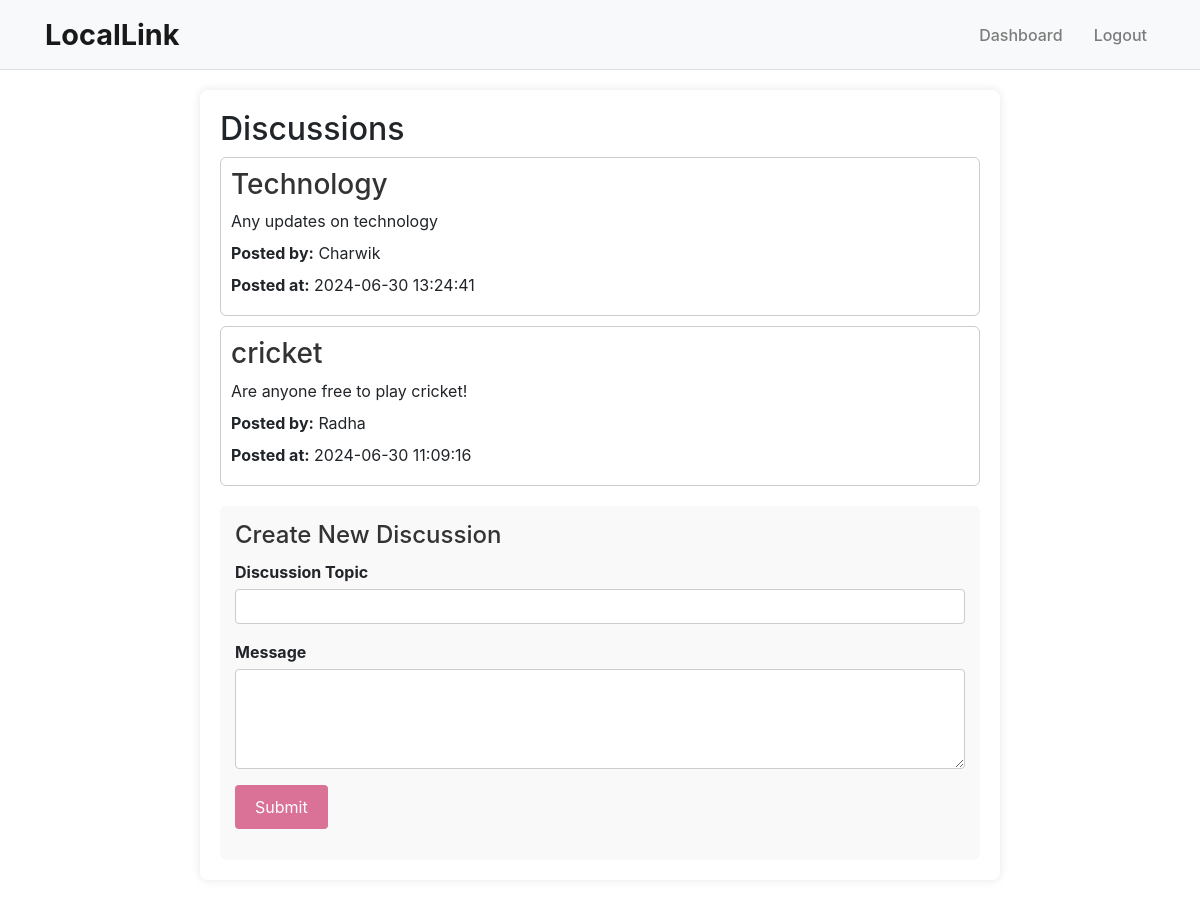
The app's page /discussions/discussions.php (signed in) with its own data.
### tables this page shows
CREATE TABLE `discussions` (
  `discussion_id` int(11) NOT NULL,
  `discussion_topic` varchar(255) NOT NULL,
  `created_by` int(11) DEFAULT NULL,
  `created_at` timestamp NOT NULL DEFAULT current_timestamp(),
  `message` text DEFAULT NULL
);

CREATE TABLE `users` (
  `user_id` int(11) NOT NULL,
  `username` varchar(50) NOT NULL,
  `password` varchar(255) NOT NULL,
  `role` enum('normal','organization','business','admin') NOT NULL,
  `email` varchar(100) NOT NULL
);

### discussions/discussions.php (the view, shortened to what this page needs)
<?php
 require_once('../utils/config.php');
 $discussion_topic = $message = "";
$discussion_topic_err = $message_err = "";
$sql = "SELECT discussions.discussion_id, discussions.discussion_topic, discussions.message, discussions.created_at, users.username
FROM discussions
JOIN users ON discussions.created_by = users.user_id
ORDER BY discussions.created_at DESC";
$result = $mysqli->query($sql);
?>
<!DOCTYPE html>
<html lang="en">
<head>
</head>
<body>
<?php include('../utils/navbar.php'); ?>
<div class="wrapper">
<h2>Discussions</h2>
<div class="discussions">
<?php if ($result->num_rows > 0): ?>
<?php while ($row = $result->fetch_assoc()): ?>
<div class="discussion-card">
<h3><?php echo htmlspecialchars($row['discussion_topic']); ?></h3>
<?php
$paragraphs = preg_split('/(?<=[.?!])\s+(?=[a-zA-Z])/', htmlspecialchars($row['message']));
foreach ($paragraphs as $paragraph):
?>
<p><?php echo $paragraph; ?></p>
<?php endforeach; ?>
<p><strong>Posted by:</strong> <?php echo htmlspecialchars($row['username']); ?></p>
<p><strong>Posted at:</strong> <?php echo htmlspecialchars($row['created_at']); ?></p>
</div>
<?php endwhile; ?>
<?php else: ?>
<p>No discussions found.</p>
<?php endif; ?>
</div>
<div class="new-discussion">
<h2><?php echo isset($_GET['edit_id']) ? 'Edit Discussion' : 'Create New Discussion'; ?></h2>
<form action="<?php echo htmlspecialchars($_SERVER["PHP_SELF"]); ?>" method="post">
<div class="form-group <?php echo (!empty($discussion_topic_err)) ? 'has-error' : ''; ?>">
<label>Discussion Topic</label>
<input type="text" name="discussion_topic" class="form-control" value="<?php echo $discussion_topic; ?>">
</div>
<div class="form-group <?php echo (!empty($message_err)) ? 'has-error' : ''; ?>">
<label>Message</label>
<textarea name="message" class="form-control"><?php echo $message; ?></textarea>
</div>
<div class="form-group">
<input type="submit" class="btn btn-primary" value="<?php echo isset($_GET['edit_id']) ? 'Update' : 'Submit'; ?>">
</div>
</form>
</div>
</div>
</body>
</html>

### discussions/discussions.php (style rules this page uses)
body { font-family: Arial, sans-serif; line-height: 1.6; background-color: #f4f4f4; margin: 0; padding: 0; }
.wrapper { max-width: 800px; margin: 20px auto; background: #fff; padding: 20px; border-radius: 8px; box-shadow: 0 0 10px rgba(0,0,0,0.1); }
.btn { display: inline-block; padding: 8px 16px; background-color: #DA7297; color: #fff; text-decoration: none; border-radius: 4px; margin-right: 10px; transition: background-color 0.3s ease; background-color: #DA7297; }
.form-group { margin-bottom: 15px; }
.discussions { margin-bottom: 20px; }
.discussion-card { border: 1px solid #ccc; border-radius: 6px; padding: 10px; margin-bottom: 10px; background-color: #fff; }
.discussion-card h3 { margin-top: 0; color: #333; }
.discussion-card p { margin-bottom: 8px; text-align: justify; }
.new-discussion { margin-top: 20px; background-color: #f9f9f9; padding: 15px; border-radius: 6px; }
.new-discussion h2 { margin-top: 0; font-size: 24px; color: #333; }
.new-discussion form { margin-top: 10px; }
.new-discussion label { font-weight: bold; display: block; margin-bottom: 5px; }
.new-discussion input[type="text"], .new-discussion textarea { width: 100%; padding: 8px; border: 1px solid #ccc; border-radius: 4px; font-size: 14px; margin-bottom: 10px; }
.new-discussion textarea { resize: vertical; min-height: 100px; }
.new-discussion .btn-primary { background-color: #DA7297; color: #fff; border: none; padding: 10px 20px; border-radius: 4px; cursor: pointer; transition: background-color 0.3s ease; }

### records on screen
discussions: discussion_topic "Technology", message "Any updates on technology", created_by.username "Charwik", created_at "2024-06-30 13:24:41"
discussions: discussion_topic "cricket", message "Are anyone free to play cricket!", created_by.username "Radha", created_at "2024-06-30 11:09:16"

### other values on screen
$dashboard_text "Dashboard"
$logout_text "Logout"
